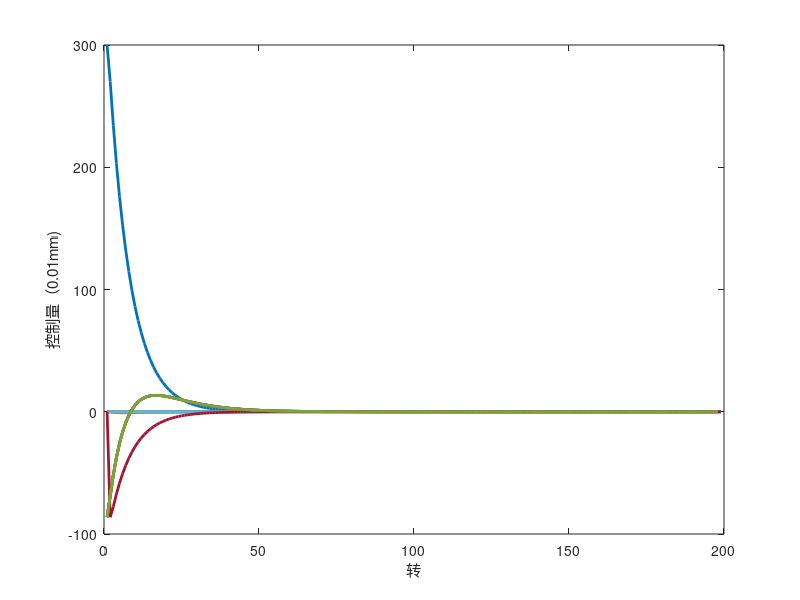

The MATLAB source for this figure:
%角速度控制量变为线速度控制量之后
tic%计时开始
%第二色到第七色  穿料长度不相等的情况
clear;clc;
% close all;

L1=6.56;%穿料长度（m）
L2=7.08;
L3=6.08;
L4=7.91;
L5=7.33;
L6=6.89;

C=0.68;%印刷版辊周长（m） r=0.1083(m)
V=100/60;%印刷速度（m/s）

a1=V/L1;a2=V/L2;a3=V/L3;a4=V/L4;a5=V/L5;a6=V/L6;%(1/s)

Ts=C/V;%采样周期（s）

Nr1=round(L1/C);Nr2=round(L2/C);Nr3=round(L3/C);%
Nr4=round(L4/C);Nr5=round(L5/C);Nr6=round(L6/C);

r=C/(3.14159*2);%印刷版辊半径(m)
%线性系统系数
A=[1-1/Nr1 0 0 0 0 0;
   0 1-1/Nr2 0 0 0 0;
   0 0 1-1/Nr3 0 0 0;
   0 0 0 1-1/Nr4 0 0;
   0 0 0 0 1-1/Nr5 0;
   0 0 0 0 0 1-1/Nr6];
B=[1/Nr1 0 0 0 0 0;%线速度控制量1/Nr1
   0 1/Nr2 0 0 0 0;
   0 0 1/Nr3 0 0 0;
   0 0 0 1/Nr4 0 0;
   0 0 0 0 1/Nr5 0;
   0 0 0 0 0 1/Nr6];
%初始误差量
e0=[300;0;0;0;0;0];%0.01mm
%预测步长
Np=5;
%优化目标参数，加权矩阵
Q=[1 0 0 0 0 0;
   0 1 0 0 0 0;  
   0 0 1 0 0 0;
   0 0 0 1 0 0;
   0 0 0 0 1 0;
   0 0 0 0 0 1];
R=[1 0 0 0 0 0;
   0 1 0 0 0 0;
   0 0 1 0 0 0;
   0 0 0 1 0 0;
   0 0 0 0 1 0;
   0 0 0 0 0 1];
%转化为用控制量ut表示的，关于误差量的推导方程的矩阵
At=[];Bt=[];temp=[];
%转换后的加权矩阵
Qt=[];Rt=[];


%传递函数

G=tf([a2],[1,a2]);%第三色误差
G3=c2d(G,Ts);
G=tf([a1*a2],[1,a1+a2,a1*a2]);
G321=c2d(G,Ts);
G=tf([a2],[1,a2]);
G322=c2d(G,Ts);

G=tf([a3],[1,a3]);%第四色误差
G4=c2d(G,Ts);
G=tf([a1*a2*a3],[1,a1+a2+a3,a1*a2+a1*a3+a2*a3,a1*a2*a3]);
G421=c2d(G,Ts);
G=tf([a2*a3],[1,a2+a3,a2*a3]);
G422=c2d(G,Ts);
G=tf([a2*a3],[1,a2+a3,a2*a3]);
G431=c2d(G,Ts);
G=tf([a3],[1,a3]);
G432=c2d(G,Ts);

G=tf([a4],[1,a4]);%第五色误差
G5=c2d(G,Ts);
G=tf([a1*a2*a3*a4],[1,a1+a2+a3+a4,a1*a2+a1*a3+a1*a4+a2*a3+a2*a4+a3*a4,a1*a2*a3+a1*a2*a4+a1*a3*a4+a2*a3*a4,a1*a2*a3*a4]);
G521=c2d(G,Ts);
G=tf([a2*a3*a4],[1,a2+a3+a4,a2*a3+a2*a4+a3*a4,a2*a3*a4]);
G522=c2d(G,Ts);
G=tf([a2*a3*a4],[1,a2+a3+a4,a2*a3+a2*a4+a3*a4,a2*a3*a4]);
G531=c2d(G,Ts);
G=tf([a3*a4],[1,a3+a4,a3*a4]);
G532=c2d(G,Ts);
G=tf([a3*a4],[1,a3+a4,a3*a4]);
G541=c2d(G,Ts);
G=tf([a4],[1,a4]);
G542=c2d(G,Ts);

G=tf([a5],[1,a5]);%第六色误差
G6=c2d(G,Ts);
G=tf([a1*a2*a3*a4*a5],[1,a1+a2+a3+a4+a5,a1*a2+a1*a3+a1*a4+a1*a5+a2*a3+a2*a4+a2*a5+a3*a4+a3*a5+a4*a5,a1*a2*a3+a1*a2*a4+a1*a2*a5+a1*a3*a4+a1*a3*a5+a1*a4*a5+a2*a3*a4+a2*a3*a5+a2*a4*a5+a3*a4*a5,a1*a2*a3*a4+a1*a2*a3*a5+a1*a2*a4*a5+a2*a3*a4*a5+a1*a3*a4*a5,a1*a2*a3*a4*a5]);
G621=c2d(G,Ts);
G=tf([a2*a3*a4*a5],[1,a2+a3+a4+a5,a2*a3+a2*a4+a2*a5+a3*a4+a3*a5+a4*a5,a2*a3*a4+a2*a3*a5+a2*a4*a5+a3*a4*a5,a2*a3*a4*a5]);
G622=c2d(G,Ts);
G=tf([a2*a3*a4*a5],[1,a2+a3+a4+a5,a2*a3+a2*a4+a2*a5+a3*a4+a3*a5+a4*a5,a2*a3*a4+a2*a3*a5+a2*a4*a5+a3*a4*a5,a2*a3*a4*a5]);
G631=c2d(G,Ts);
G=tf([a3*a4*a5],[1,a3+a4+a5,a3*a4+a3*a5+a4*a5,a3*a4*a5]);
G632=c2d(G,Ts);
G=tf([a3*a4*a5],[1,a3+a4+a5,a3*a4+a3*a5+a4*a5,a3*a4*a5]);
G641=c2d(G,Ts);
G=tf([a4*a5],[1,a4+a5,a4*a5]);
G642=c2d(G,Ts);
G=tf([a4*a5],[1,a4+a5,a4*a5]);
G651=c2d(G,Ts);
G=tf([a5],[1,a5]);
G652=c2d(G,Ts);

G=tf([a6],[1,a6]);%第七色误差
G7=c2d(G,Ts);
G=tf([a1*a2*a3*a4*a5*a6],[1,a1+a2+a3+a4+a5+a6,a1*a2+a1*a3+a1*a4+a1*a5+a1*a6+a2*a3+a2*a4+a2*a5+a2*a6+a3*a4+a3*a5+a3*a6+a4*a5+a4*a6+a5*a6,a1*a2*a3+a1*a2*a4+a1*a2*a5+a1*a2*a6+a1*a3*a4+a1*a3*a5+a1*a3*a6+a1*a4*a5+a1*a4*a6+a1*a5*a6+a2*a3*a4+a2*a3*a5+a2*a3*a6+a2*a4*a5+a2*a4*a6+a2*a5*a6+a3*a4*a5+a3*a4*a6+a3*a5*a6+a4*a5*a6,a1*a2*a3*a4+a1*a2*a3*a5+a1*a2*a3*a6+a1*a2*a4*a5+a1*a2*a4*a6+a1*a2*a5*a6+a1*a3*a4*a5+a1*a3*a4*a6+a1*a3*a5*a6+a1*a4*a5*a6+a2*a3*a4*a5+a2*a3*a4*a6+a2*a3*a5*a6+a2*a4*a5*a6+a3*a4*a5*a6,a1*a2*a3*a4*a5+a1*a2*a3*a4*a6+a1*a2*a3*a5*a6+a1*a2*a4*a5*a6+a1*a3*a4*a5*a6+a2*a3*a4*a5*a6,a1*a2*a3*a4*a5*a6]);
G721=c2d(G,Ts);
G=tf([a2*a3*a4*a5*a6],[1,a2+a3+a4+a5+a6,a2*a3+a2*a4+a2*a5+a2*a6+a3*a4+a3*a5+a3*a6+a4*a5+a4*a6+a5*a6,a2*a3*a4+a2*a3*a5+a2*a3*a6+a2*a4*a5+a2*a4*a6+a2*a5*a6+a3*a4*a5+a3*a4*a6+a3*a5*a6+a4*a5*a6,a2*a3*a4*a5+a2*a3*a4*a6+a2*a3*a5*a6+a2*a4*a5*a6+a3*a4*a5*a6,a2*a3*a4*a5*a6]);
G722=c2d(G,Ts);
G=tf([a2*a3*a4*a5*a6],[1,a2+a3+a4+a5+a6,a2*a3+a2*a4+a2*a5+a2*a6+a3*a4+a3*a5+a3*a6+a4*a5+a4*a6+a5*a6,a2*a3*a4+a2*a3*a5+a2*a3*a6+a2*a4*a5+a2*a4*a6+a2*a5*a6+a3*a4*a5+a3*a4*a6+a3*a5*a6+a4*a5*a6,a2*a3*a4*a5+a2*a3*a4*a6+a2*a3*a5*a6+a2*a4*a5*a6+a3*a4*a5*a6,a2*a3*a4*a5*a6]);
G731=c2d(G,Ts);
G=tf([a3*a4*a5*a6],[1,a3+a4+a5+a6,a3*a4+a3*a5+a3*a6+a4*a5+a4*a6+a5*a6,a3*a4*a5+a3*a4*a6+a3*a5*a6+a4*a5*a6,a3*a4*a5*a6]);
G732=c2d(G,Ts);
G=tf([a3*a4*a5*a6],[1,a3+a4+a5+a6,a3*a4+a3*a5+a3*a6+a4*a5+a4*a6+a5*a6,a3*a4*a5+a3*a4*a6+a3*a5*a6+a4*a5*a6,a3*a4*a5*a6]);
G741=c2d(G,Ts);
G=tf([a4*a5*a6],[1,a4+a5+a6,a4*a5+a4*a6+a5*a6,a4*a5*a6]);
G742=c2d(G,Ts);
G=tf([a4*a5*a6],[1,a4+a5+a6,a4*a5+a4*a6+a5*a6,a4*a5*a6]);
G751=c2d(G,Ts);
G=tf([a5*a6],[1,a5+a6,a5*a6]);
G752=c2d(G,Ts);
G=tf([a5*a6],[1,a5+a6,a5*a6]);
G761=c2d(G,Ts);
G=tf([a6],[1,a6]);
G762=c2d(G,Ts);


%加权矩阵的计算过程，以及推导方程矩阵的叠加过程
for i=1:Np
    At=[At;A^i];
    Bt=[Bt zeros(size(Bt,1),size(B,2));
        A^(i-1)*B temp];
    temp=[A^(i-1)*B temp];
    
    Qt=[Qt zeros(size(Qt,1),size(Q,1));
        zeros(size(Q,1),size(Qt,1)) Q];
    Rt=[Rt zeros(size(Rt,1),size(R,1));
        zeros(size(R,1),size(Rt,1)) R];
end
%控制量ut的初始值
u0=zeros(6*Np,1);%0.01mm
%转换后的优化目标函数系数矩阵，循环优化函数中H后的表达式为优化目标的另一项
H=2*(Bt'*Qt*Bt+Rt);
u21(1:3)=0;%第二色的MPC控制量
u2(1:3)=0;%第二色的实际控制量
% u2(4:200)=0;
u31(1:3)=0;%第三色的MPC控制量
u3(1:3)=0;%第三色的实际控制量
% u3(4:200)=0;
u41(1:3)=0;%第四色的MPC控制量
u4(1:3)=0;%第四色的实际控制量
u51(1:3)=0;%第五色的MPC控制量
u5(1:3)=0;%第五色的实际控制量
u61(1:3)=0;%第六色的MPC控制量
u6(1:3)=0;%第六色的实际控制量
u71(1:3)=0;%第七色的MPC控制量
u7(1:3)=0;%第七色的实际控制量

u2b(1:3)=0;%对第二色的补偿量
u3b(1:3)=0;
u4b(1:3)=0;
u5b(1:3)=0;
u6b(1:3)=0;

w2(1:3)=0;%第二色原本的MPC控制量（不加积分）
w3(1:3)=0;
w4(1:3)=0;
w5(1:3)=0;
w6(1:3)=0;
w7(1:3)=0;


e2(1:3)=e0(1,:);%第二色实际误差
e3(1:3,1)=e0(2,:);%第三色实际误差
e4(1:3,1)=e0(3,:);%第四色实际误差
e5(1:3,1)=e0(4,:);%第五色实际误差
e6(1:3,1)=e0(5,:);%第六色实际误差
e7(1:3,1)=e0(6,:);%第七色实际误差
ek=e0;

for k = 3:200
    t = 0:Ts:Ts*(k-1);
%     一切准备就绪，进行二次优化
% 1.采用二次优化函数优化出ut
%     [ut,fval,exitflag]=quadprog(H,(2*Bt'*Qt'*At*ek),[],[],[],[],[],[],u0);
%     %显示求解结果是否正常
%     fprintf('%d\n',exitflag)

%2.最优控制量序列计算出ut
%     %最优控制量序列-------------------------------------------------------
%     Copt=-(Bt'*Qt*Bt+Rt)\(Bt'*Qt'*At);
%     %优化的k时刻的控制量序列
%     ut=Copt*ek;

% 3.根据最优控制量序列简化出的公式，计算出ut
%       ut(1)=-(ek(1)*(5*Nr1^9 - 25*Nr1^8 + 90*Nr1^7 - 210*Nr1^6 + 349*Nr1^5 - 417*Nr1^4 + 356*Nr1^3 - 212*Nr1^2 + 80*Nr1 - 16))/(Nr1^10 + 15*Nr1^8 - 40*Nr1^7 + 115*Nr1^6 - 192*Nr1^5 + 257*Nr1^4 - 232*Nr1^3 + 156*Nr1^2 - 64*Nr1 + 16);
%       ut(2)=-(ek(2)*(5*Nr2^9 - 25*Nr2^8 + 90*Nr2^7 - 210*Nr2^6 + 349*Nr2^5 - 417*Nr2^4 + 356*Nr2^3 - 212*Nr2^2 + 80*Nr2 - 16))/(Nr2^10 + 15*Nr2^8 - 40*Nr2^7 + 115*Nr2^6 - 192*Nr2^5 + 257*Nr2^4 - 232*Nr2^3 + 156*Nr2^2 - 64*Nr2 + 16);
%       ut(3)=-(ek(3)*(5*Nr3^9 - 25*Nr3^8 + 90*Nr3^7 - 210*Nr3^6 + 349*Nr3^5 - 417*Nr3^4 + 356*Nr3^3 - 212*Nr3^2 + 80*Nr3 - 16))/(Nr3^10 + 15*Nr3^8 - 40*Nr3^7 + 115*Nr3^6 - 192*Nr3^5 + 257*Nr3^4 - 232*Nr3^3 + 156*Nr3^2 - 64*Nr3 + 16);
%       ut(4)=-(ek(4)*(5*Nr4^9 - 25*Nr4^8 + 90*Nr4^7 - 210*Nr4^6 + 349*Nr4^5 - 417*Nr4^4 + 356*Nr4^3 - 212*Nr4^2 + 80*Nr4 - 16))/(Nr4^10 + 15*Nr4^8 - 40*Nr4^7 + 115*Nr4^6 - 192*Nr4^5 + 257*Nr4^4 - 232*Nr4^3 + 156*Nr4^2 - 64*Nr4 + 16);
%       ut(5)=-(ek(5)*(5*Nr5^9 - 25*Nr5^8 + 90*Nr5^7 - 210*Nr5^6 + 349*Nr5^5 - 417*Nr5^4 + 356*Nr5^3 - 212*Nr5^2 + 80*Nr5 - 16))/(Nr5^10 + 15*Nr5^8 - 40*Nr5^7 + 115*Nr5^6 - 192*Nr5^5 + 257*Nr5^4 - 232*Nr5^3 + 156*Nr5^2 - 64*Nr5 + 16);
%       ut(6)=-(ek(6)*(5*Nr6^9 - 25*Nr6^8 + 90*Nr6^7 - 210*Nr6^6 + 349*Nr6^5 - 417*Nr6^4 + 356*Nr6^3 - 212*Nr6^2 + 80*Nr6 - 16))/(Nr6^10 + 15*Nr6^8 - 40*Nr6^7 + 115*Nr6^6 - 192*Nr6^5 + 257*Nr6^4 - 232*Nr6^3 + 156*Nr6^2 - 64*Nr6 + 16);
      
%4.当Nri和r确定时，公式再次简化成一个常数
      ut(1)=-ek(1)*0.2876;
      ut(2)=-ek(2)*0.2876;
      ut(3)=-ek(3)*0.3000;
      ut(4)=-ek(4)*0.2636;
      ut(5)=-ek(5)*0.2754;
      ut(6)=-ek(6)*0.2876;

    %采用优化得到的MPC控制量ut的第一个元素作为第二色实际作用的MPC控制量，第二个元素作为第三色实际作用的MPC控制量，
    %分别根据得到MPC控制量算出实际控制量（补偿量+MPC控制量）
    %将实际控制量代入实际系统得到实际误差
    %再将实际误差继续二次优化出下一时刻的MPC控制量ut
    u21(k)=ut(1);%第二色MPC控制量
    u31(k)=ut(2);%第三色MPC控制量
    u41(k)=ut(3);
    u51(k)=ut(4);
    u61(k)=ut(5);
    u71(k)=ut(6);
    

    w2(k)=(u21(k)-u21(k-1));%第二色原本的MPC控制量（不加积分）
    w3(k)=(u31(k)-u31(k-1));%第三色原本的MPC控制量（不加积分）
    w4(k)=(u41(k)-u41(k-1));
    w5(k)=(u51(k)-u51(k-1));
    w6(k)=(u61(k)-u61(k-1));
    w7(k)=(u71(k)-u71(k-1));
    
    u2b(k)=(1-1/Nr1)*u2b(k-1)+u21(k)-u21(k-1);%对第二色补偿量计算
    u3b(k)=(1-1/Nr2)*u3b(k-1)+u31(k)-u31(k-1);
    u4b(k)=(1-1/Nr3)*u4b(k-1)+u41(k)-u41(k-1);
    u5b(k)=(1-1/Nr4)*u5b(k-1)+u51(k)-u51(k-1);
    u6b(k)=(1-1/Nr5)*u6b(k-1)+u61(k)-u61(k-1);
    
    u2(k)=u21(k);%第二色实际控制量
    u3(k)=u31(k)+u2b(k);%第三色实际控制量
    u4(k)=u41(k)+u2b(k)+u3b(k);
    u5(k)=u51(k)+u2b(k)+u3b(k)+u4b(k);
    u6(k)=u61(k)+u2b(k)+u3b(k)+u4b(k)+u5b(k);
    u7(k)=u71(k)+u2b(k)+u3b(k)+u4b(k)+u5b(k)+u6b(k);

    e2(k)=(1-1/Nr1)*e2(k-1)+1/Nr1*u2(k-1);%算出第二色的实际误差量  
    e3=lsim(G3,u3(1:k),t)+lsim(G321,u2(1:k),t)-lsim(G322,u2(1:k),t);%算出第三色的实际误差量
    e4=lsim(G4,u4(1:k),t)+lsim(G421,u2(1:k),t)-lsim(G422,u2(1:k),t)+lsim(G431,u3(1:k),t)-lsim(G432,u3(1:k),t);
    e5=lsim(G5,u5(1:k),t)+lsim(G521,u2(1:k),t)-lsim(G522,u2(1:k),t)+lsim(G531,u3(1:k),t)-lsim(G532,u3(1:k),t)+lsim(G541,u4(1:k),t)-lsim(G542,u4(1:k),t);
    e6=lsim(G6,u6(1:k),t)+lsim(G621,u2(1:k),t)-lsim(G622,u2(1:k),t)+lsim(G631,u3(1:k),t)-lsim(G632,u3(1:k),t)+lsim(G641,u4(1:k),t)-lsim(G642,u4(1:k),t)+lsim(G651,u5(1:k),t)-lsim(G652,u5(1:k),t);
    e7=lsim(G7,u7(1:k),t)+lsim(G721,u2(1:k),t)-lsim(G722,u2(1:k),t)+lsim(G731,u3(1:k),t)-lsim(G732,u3(1:k),t)+lsim(G741,u4(1:k),t)-lsim(G742,u4(1:k),t)+lsim(G751,u5(1:k),t)-lsim(G752,u5(1:k),t)+lsim(G761,u6(1:k),t)-lsim(G762,u6(1:k),t);
    ek=[e2(k);e3(k);e4(k);e5(k);e6(k);e7(k)];
    %对优化初始值进行修改，采用预测值的后段作为下一步的初始值
%     u0=[ut(7:6*Np);ut(6*Np);ut(6*Np);ut(6*Np);ut(6*Np);ut(6*Np);ut(6*Np)];
    
end


plot(e2(1,2:200),'LineWidth',2,'DisplayName','E2完全解耦模型预测控制');
hold all
plot(e3(2:200,1),'LineWidth',2,'DisplayName','E3完全解耦模型预测控制');
plot(e4(2:200,1),'LineWidth',2,'DisplayName','E4完全解耦模型预测控制');
plot(e5(2:200,1),'LineWidth',2,'DisplayName','E5完全解耦模型预测控制');
plot(e6(2:200,1),'LineWidth',2,'DisplayName','E6完全解耦模型预测控制');
plot(e7(2:200,1),'LineWidth',2,'DisplayName','E7完全解耦模型预测控制');
xlabel('转');
ylabel('误差（0.01mm)');


plot(u2(1,2:200),'LineWidth',2,'DisplayName','u2完全解耦模型预测控制');
hold all
plot(u3(1,3:200),'LineWidth',2,'DisplayName','u3完全解耦模型预测控制');
plot(u4(1,3:200),'LineWidth',2,'DisplayName','u4完全解耦模型预测控制');
plot(u5(1,3:200),'LineWidth',2,'DisplayName','u5完全解耦模型预测控制');
plot(u6(1,3:200),'LineWidth',2,'DisplayName','u6完全解耦模型预测控制');
plot(u7(1,3:200),'LineWidth',2,'DisplayName','u7完全解耦模型预测控制');
xlabel('转');
ylabel('控制量（0.01mm)');

P2 = 0;
for K = 2:43
    P2 = P2 + abs(u2(K-1)-u2(K));
end


% plot(u21(1,3:200),'LineWidth',2,'DisplayName','u21完全解耦模型预测控制');
% plot(u31(1,3:200),'LineWidth',2,'DisplayName','u31完全解耦模型预测控制');
% plot(w2(1,3:200),'LineWidth',2,'DisplayName','w2完全解耦模型预测控制');
% plot(u2(1,3:200),'LineWidth',2,'DisplayName','u2完全解耦模型预测控制');
% xlabel('转');
% ylabel('控制量（0.01mm)');

toc%计时结束，自动计算此时与最近一次tic之间的时间